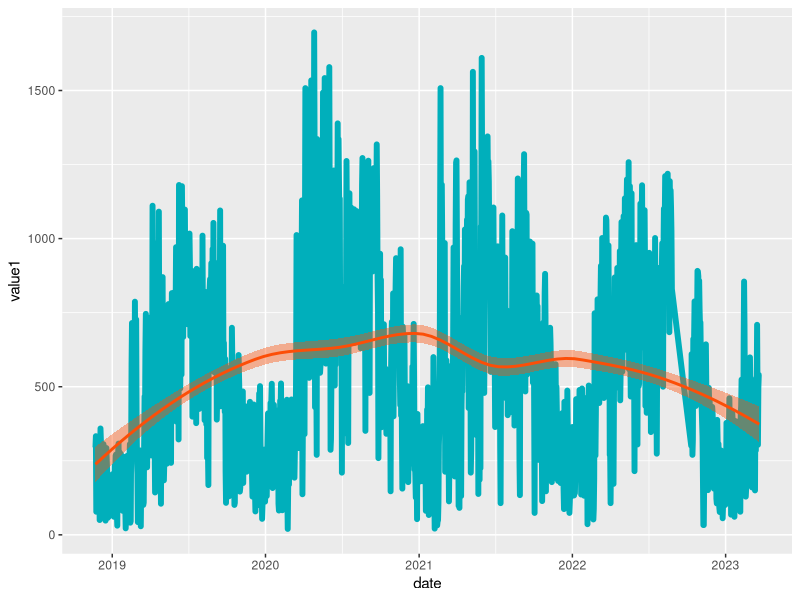
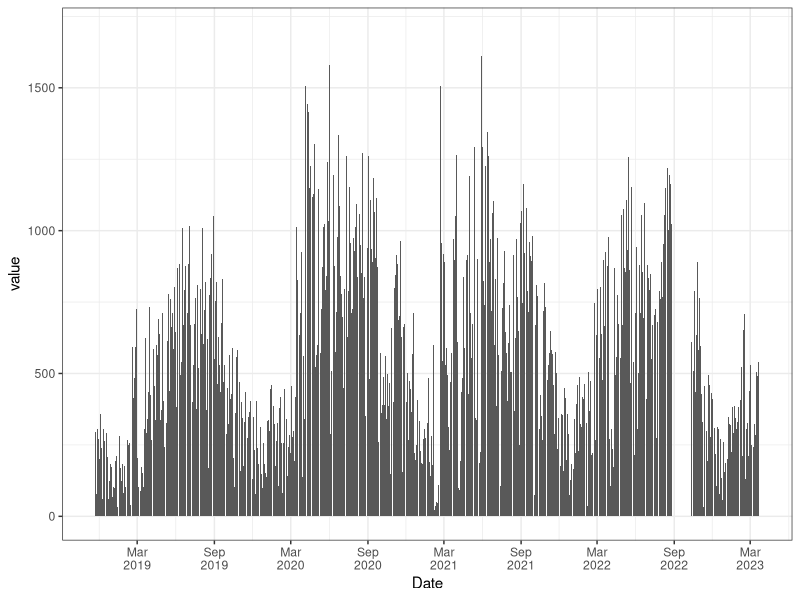

Source code (R) for these figures, in order:
## ---- chunk 1
prereqs<-c("tidyverse", "lubridate")
lapply(prereqs, require, character.only = TRUE)
## ---- chunk 2
df <- read.csv(file = 'data/data.csv')

# assign meaningful column names
colnames(df) <- c("timestamp",
  "value1",
  "value2")

head(df)
## ---- chunk 3
df <- mutate(df,
  ymdhms = ymd_hms(timestamp),
  date = date(timestamp),
  day_of_week = wday(date),
  weekday_long = strftime(date,'%A'),
  weekday_short = strftime(date,'%a'),
  month = month(date),
  week = week(date)
)
  
head(df)
## ---- chunk 4
p <- ggplot(data = df, aes(x = date, y = value1))+
  geom_line(color = "#00AFBB", linewidth = 2)

p + stat_smooth(
  color = "#FC4E07", fill = "#FC4E07",
  method = "loess"
  )
## ---- chunk 5
library(scales)
ggplot(df, aes(x = date, y = value1)) + 
  geom_bar(stat = "identity") +
  theme_bw() +
  labs(x = "Date", y = "value") +
  scale_x_date(
    labels = date_format("%b\n%Y"), 
    date_breaks = "6 months")
